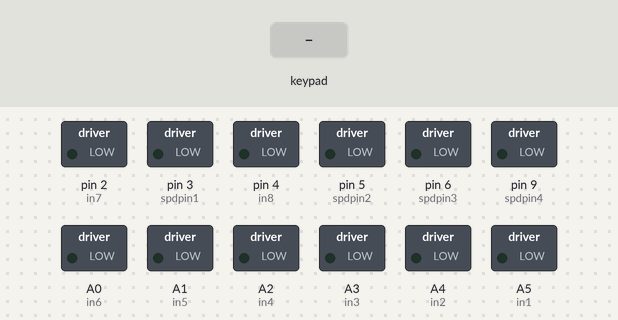
The sketch below on a simulated Arduino Uno, built with avr-gcc and run on an emulated ATmega328P. Shown: switched loads named in the sketch (green lamp = pin HIGH). The inputs (shaded band) are chosen by the test bench. What the sketch prints to the serial monitor is not drawn.

Above: at 1.2 s.
1.3 s: key 'U' pressed
At 2.2 s:
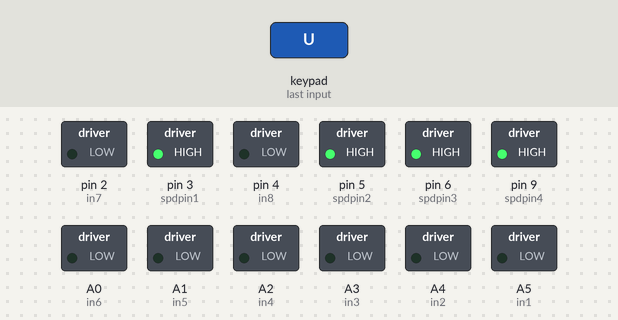
3.2 s: key 'D' pressed
At 3.4 s:
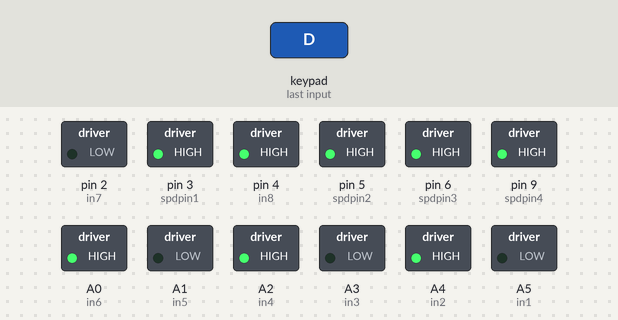
5.1 s: key 'L' pressed
At 5.3 s:
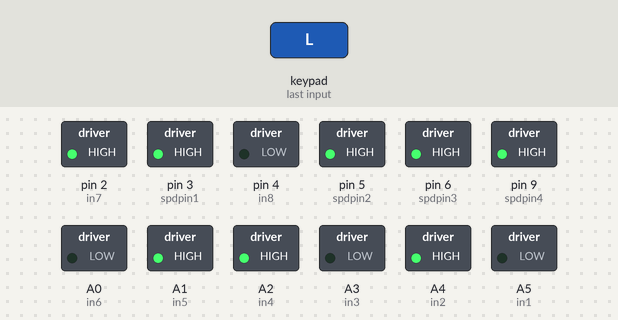
7.0 s: key 'R' pressed
At 7.2 s:
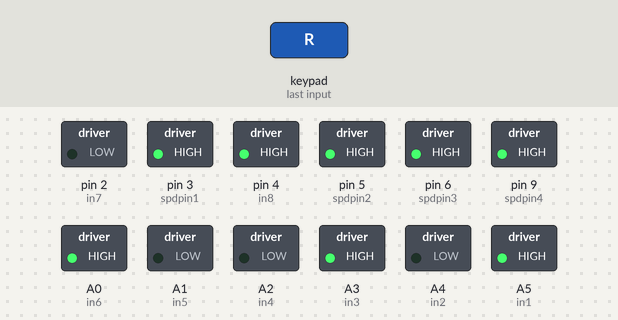
8.9 s: key 'X' pressed
At 9.1 s:
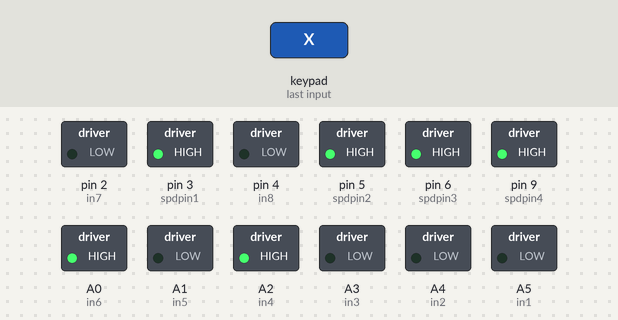
10.8 s: key 'O' pressed
At 11.0 s:
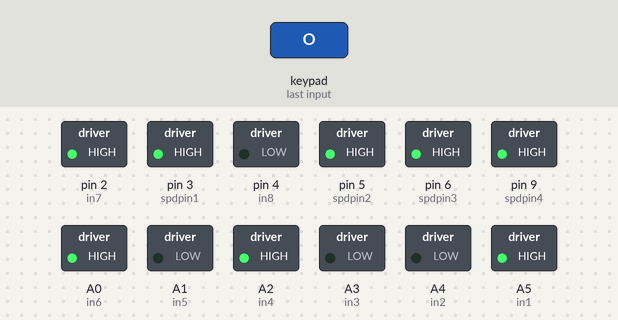
Timing chart, 0 to 13.7 s (numbered marks = the images above; inputs shaded):
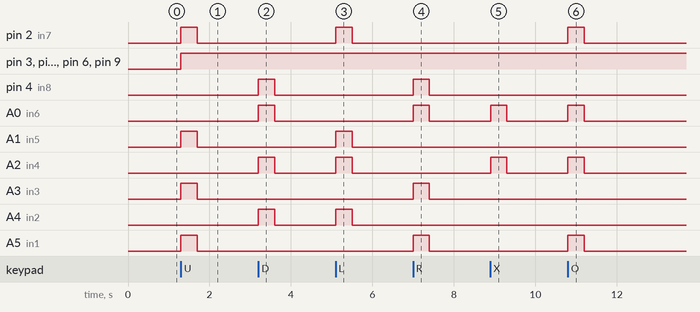

Measured:
- after the input at 1.3 s, pin 2 (in7), A1 (in5), A3 (in3), A5 (in1): LOW → HIGH at once, → LOW 0.40 s later; pin 3 (spdpin1), pin 5 (spdpin2), pin 6 (spdpin3), pin 9 (spdpin4): LOW → HIGH at once
- after the input at 3.2 s, pin 4 (in8), A0 (in6), A2 (in4), A4 (in2): LOW → HIGH at once, → LOW 0.40 s later
- after the input at 5.1 s, pin 2 (in7), A1 (in5), A2 (in4), A4 (in2): LOW → HIGH at once, → LOW 0.40 s later
- after the input at 7.0 s, pin 4 (in8), A0 (in6), A3 (in3), A5 (in1): LOW → HIGH at once, → LOW 0.40 s later
- after the input at 8.9 s, A0 (in6), A2 (in4): LOW → HIGH at once, → LOW 0.40 s later
- after the input at 10.8 s, pin 2 (in7), A0 (in6), A2 (in4), A5 (in1): LOW → HIGH at once, → LOW 0.40 s later

The sketch:

L298N_dabble.ino
```cpp
#include "L298N_BLE.h"
#include<Dabble.h>
#define CUSTOM_SETTINGS
#define INCLUDE_GAMEPAD_MODULE

FourWD car;                                   //Create an object of class car
uint8_t key;                                  //Key for the switch case

void setup()
{
  Serial.begin(250000);
  Dabble.begin(9600,0,1);
}

void loop()
{
  Dabble.processInput();
/*
  if (GamePad.isUpPressed() && GamePad.isSquarePressed())
  {
    car.leftBackPivot();
    Serial.println("Left Back Pivot");
  }
  else if (GamePad.isDownPressed() && GamePad.isCirclePressed())
  {
    car.rightBackPivot();
    Serial.println("Right Back Pivot");
  }
  */
  if (GamePad.isUpPressed())
  {
    car.front();
    Serial.println("Foreward");
  }
  else if (GamePad.isDownPressed())
  {
    car.back();
    Serial.println("Backward");
  }
  else if (GamePad.isLeftPressed())
  {
    car.leftturn();
    Serial.println("Left");
  }
  else if (GamePad.isRightPressed())
  {
    car.rightturn();
    Serial.println("Right");
  }
  else if(GamePad.isCirclePressed())
  {
    car.rightShift();
    Serial.println("Right Shift");
  }
  else if(GamePad.isSquarePressed())
  {
    car.leftShift();
    Serial.println("Left Shift");
  }

  else if (GamePad.isTrianglePressed())
  {
    car.leftDiagonalFront();
    Serial.println("Left Diagonal Front");
  }
  else if (GamePad.isCrossPressed())
  {
    car.leftDiagonalBack();
    Serial.println("Left Diagonal Back");
  }
  else if (GamePad.isSelectPressed())
  {
    car.rightDiagonalFront();
    Serial.println("Right Diagonal Front");
  }
  else if (GamePad.isStartPressed())
  {
    car.rightDiagonalBack();
    Serial.println("Right Diagonal Back");
  }
  else
  {
    car.Stp();
    Serial.println("Stop");
  }
  /*
  Serial.print('\t');
  int a = GamePad.getAngle();
  Serial.print("Angle: ");
  Serial.print(a);
  Serial.print('\t');
  int b = GamePad.getRadius();
  Serial.print("Radius: ");
  Serial.print(b);
  Serial.print('\t');
  float c = GamePad.getXaxisData();
  Serial.print("x_axis: ");
  Serial.print(c);
  Serial.print('\t');
  float d = GamePad.getYaxisData();
  Serial.print("y_axis: ");
  Serial.println(d);
  Serial.println();
  */
}
```

L298N_BLE.h
```cpp
#ifndef L298N_BLE_H
#define L298N_BLE_H

#include "Arduino.h"

class FourWD
{
  private:

      uint8_t in1;                       //in_1 L298N full bridge
      uint8_t in2;                       //in_2 L298N full bridge
      uint8_t in3;                       //in_3 L298N full bridge
      uint8_t in4;                       //in_4 L298N full bridge
      uint8_t in5;                       //in_5 L298N full bridge
      uint8_t in6;                       //in_6 L298N full bridge
      uint8_t in7;                       //in_7 L298N full bridge
      uint8_t in8;                       //in_8 L298N full bridge
      uint8_t spdpin1;                   //pulse with moudulation ENA_1 and ENB_1 L298N full bridge
      uint8_t spdpin2;                   //pulse with moudulation ENA_2 and ENB_2 L298N full bridge
      uint8_t spdpin3;                   //pulse with moudulation ENA_3 and ENB_3 L298N full bridge
      uint8_t spdpin4;                   //pulse with moudulation ENA_4 and ENB_4 L298N full bridge

  public:

      uint8_t Speed;                     //Speed control variable

      inline FourWD() __attribute__((always_inline));
      inline void Stp() __attribute__((always_inline));
      inline void front() __attribute__((always_inline));
      inline void back() __attribute__((always_inline));
      inline void leftturn() __attribute__((always_inline));
      inline void rightturn() __attribute__((always_inline));
      inline void rightShift() __attribute__((always_inline));
      inline void leftShift() __attribute__((always_inline));
      inline void leftDiagonalFront() __attribute__((always_inline));
      inline void leftDiagonalBack() __attribute__((always_inline));
      inline void rightDiagonalFront() __attribute__((always_inline));
      inline void rightDiagonalBack() __attribute__((always_inline));
      inline void rightBackPivot() __attribute__((always_inline));
      inline void leftBackPivot() __attribute__((always_inline));
};

FourWD::FourWD()
{
    this->in1 = A5;
    this->in2 = A4;
    this->in3 = A3;
    this->in4 = A2;
    this->in5 = A1;
    this->in6 = A0;
    this->in7 = 2;
    this->in8 = 4;
    this->spdpin1 = 3;
    this->spdpin2 = 5;
    this->spdpin3 = 6;
    this->spdpin4 = 9;
    this->Speed = 255;

    pinMode(in1,OUTPUT);
    pinMode(in2,OUTPUT);
    pinMode(in3,OUTPUT);
    pinMode(in4,OUTPUT);
    pinMode(in5,OUTPUT);
    pinMode(in6,OUTPUT);
    pinMode(in7,OUTPUT);
    pinMode(in8,OUTPUT);
    pinMode(spdpin1,OUTPUT);
    pinMode(spdpin2,OUTPUT);
    pinMode(spdpin3,OUTPUT);
    pinMode(spdpin4,OUTPUT);
}

void FourWD::Stp()
{
    digitalWrite(in1,LOW);
    digitalWrite(in2,LOW);
    digitalWrite(in3,LOW);
    digitalWrite(in4,LOW);
    digitalWrite(in5,LOW);
    digitalWrite(in6,LOW);
    digitalWrite(in7,LOW);
    digitalWrite(in8,LOW);
}

void FourWD::front()
{
    digitalWrite(in1,HIGH);
    digitalWrite(in2,LOW);
    digitalWrite(in3,HIGH);
    digitalWrite(in4,LOW);
    digitalWrite(in5,HIGH);
    digitalWrite(in6,LOW);
    digitalWrite(in7,HIGH);
    digitalWrite(in8,LOW);
    analogWrite(spdpin1,Speed);
    analogWrite(spdpin2,Speed);
    analogWrite(spdpin3,Speed);
    analogWrite(spdpin4,Speed);
}

void FourWD::back()
{
    digitalWrite(in1,LOW);
    digitalWrite(in2,HIGH);
    digitalWrite(in3,LOW);
    digitalWrite(in4,HIGH);
    digitalWrite(in5,LOW);
    digitalWrite(in6,HIGH);
    digitalWrite(in7,LOW);
    digitalWrite(in8,HIGH);
    analogWrite(spdpin1,Speed);
    analogWrite(spdpin2,Speed);
    analogWrite(spdpin3,Speed);
    analogWrite(spdpin4,Speed);
}

void FourWD::leftturn()
{
    digitalWrite(in1,LOW);
    digitalWrite(in2,HIGH);
    digitalWrite(in3,LOW);
    digitalWrite(in4,HIGH);
    digitalWrite(in5,HIGH);
    digitalWrite(in6,LOW);
    digitalWrite(in7,HIGH);
    digitalWrite(in8,LOW);
    analogWrite(spdpin1,Speed);
    analogWrite(spdpin2,Speed);
    analogWrite(spdpin3,Speed);
    analogWrite(spdpin4,Speed);
}

void FourWD::rightturn()
{
    digitalWrite(in1,HIGH);
    digitalWrite(in2,LOW);
    digitalWrite(in3,HIGH);
    digitalWrite(in4,LOW);
    digitalWrite(in5,LOW);
    digitalWrite(in6,HIGH);
    digitalWrite(in7,LOW);
    digitalWrite(in8,HIGH);
    analogWrite(spdpin1,Speed);
    analogWrite(spdpin2,Speed);
    analogWrite(spdpin3,Speed);
    analogWrite(spdpin4,Speed);
}

void FourWD::rightShift()
{
    digitalWrite(in1,HIGH);
    digitalWrite(in2,LOW);
    digitalWrite(in3,LOW);
    digitalWrite(in4,HIGH);
    digitalWrite(in5,LOW);
    digitalWrite(in6,HIGH);
    digitalWrite(in7,HIGH);
    digitalWrite(in8,LOW);
    analogWrite(spdpin1,Speed);
    analogWrite(spdpin2,Speed);
    analogWrite(spdpin3,Speed);
    analogWrite(spdpin4,Speed);
}

void FourWD::leftShift()
{
    digitalWrite(in1,LOW);
    digitalWrite(in2,HIGH);
    digitalWrite(in3,HIGH);
    digitalWrite(in4,LOW);
    digitalWrite(in5,HIGH);
    digitalWrite(in6,LOW);
    digitalWrite(in7,LOW);
    digitalWrite(in8,HIGH);
    analogWrite(spdpin1,Speed);
    analogWrite(spdpin2,Speed);
    analogWrite(spdpin3,Speed);
    analogWrite(spdpin4,Speed);
}
void FourWD::leftDiagonalFront()
{
    digitalWrite(in1,LOW);
    digitalWrite(in2,LOW);
    digitalWrite(in3,HIGH);
    digitalWrite(in4,LOW);
    digitalWrite(in5,HIGH);
    digitalWrite(in6,LOW);
    digitalWrite(in7,LOW);
    digitalWrite(in8,LOW);
    analogWrite(spdpin1,Speed);
    analogWrite(spdpin2,Speed);
    analogWrite(spdpin3,Speed);
    analogWrite(spdpin4,Speed);
}

void FourWD::leftDiagonalBack()
{
    digitalWrite(in1,LOW);
    digitalWrite(in2,LOW);
    digitalWrite(in3,LOW);
    digitalWrite(in4,HIGH);
    digitalWrite(in5,LOW);
    digitalWrite(in6,HIGH);
    digitalWrite(in7,LOW);
    digitalWrite(in8,LOW);
    analogWrite(spdpin1,Speed);
    analogWrite(spdpin2,Speed);
    analogWrite(spdpin3,Speed);
    analogWrite(spdpin4,Speed);
}

void FourWD::rightDiagonalFront()
{
    digitalWrite(in1,HIGH);
    digitalWrite(in2,LOW);
    digitalWrite(in3,LOW);
    digitalWrite(in4,LOW);
    digitalWrite(in5,LOW);
    digitalWrite(in6,LOW);
    digitalWrite(in7,HIGH);
    digitalWrite(in8,LOW);
    analogWrite(spdpin1,Speed);
    analogWrite(spdpin2,Speed);
    analogWrite(spdpin3,Speed);
    analogWrite(spdpin4,Speed);
}

void FourWD::rightDiagonalBack()
{
    digitalWrite(in1,LOW);
    digitalWrite(in2,HIGH);
    digitalWrite(in3,LOW);
    digitalWrite(in4,LOW);
    digitalWrite(in5,LOW);
    digitalWrite(in6,LOW);
    digitalWrite(in7,LOW);
    digitalWrite(in8,HIGH);
    analogWrite(spdpin1,Speed);
    analogWrite(spdpin2,Speed);
    analogWrite(spdpin3,Speed);
    analogWrite(spdpin4,Speed);
}

void FourWD::rightBackPivot()
{
    digitalWrite(in1,LOW);
    digitalWrite(in2,LOW);
    digitalWrite(in3,LOW);
    digitalWrite(in4,LOW);
    digitalWrite(in5,LOW);
    digitalWrite(in6,HIGH);
    digitalWrite(in7,HIGH);
    digitalWrite(in8,LOW);
    analogWrite(spdpin1,Speed);
    analogWrite(spdpin2,Speed);
    analogWrite(spdpin3,Speed);
    analogWrite(spdpin4,Speed);
}

void FourWD::leftBackPivot()
{
    digitalWrite(in1,LOW);
    digitalWrite(in2,LOW);
    digitalWrite(in3,LOW);
    digitalWrite(in4,LOW);
    digitalWrite(in5,HIGH);
    digitalWrite(in6,LOW);
    digitalWrite(in7,LOW);
    digitalWrite(in8,HIGH);
    analogWrite(spdpin1,Speed);
    analogWrite(spdpin2,Speed);
    analogWrite(spdpin3,Speed);
    analogWrite(spdpin4,Speed);
}
#endif
```
